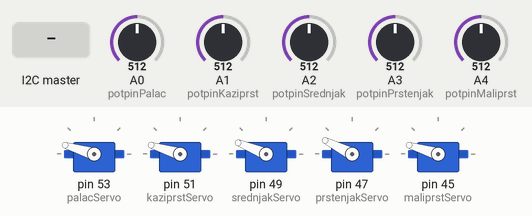
Recording of a sketch running on a simulated Arduino Mega 2560, built with avr-gcc and run on an emulated ATmega2560. On the bench: 5 × servo. The inputs (shaded band) are chosen by the test bench; at power-on: A0 (potpinPalac) = 512, A1 (potpinKaziprst) = 512, A4 (potpinMaliprst) = 512, A2 (potpinSrednjak) = 512, A3 (potpinPrstenjak) = 512.

Above: at 1.2 s.
1.3 s: A0 (potpinPalac) set to 716
At 1.6 s:
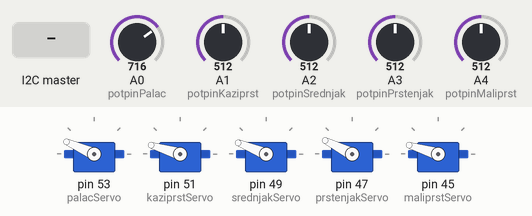
2.8 s: A1 (potpinKaziprst) set to 716
At 4.0 s:
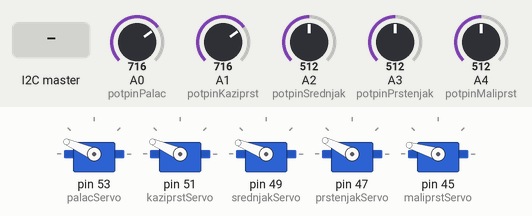
4.3 s: A4 (potpinMaliprst) set to 716
At 5.1 s:
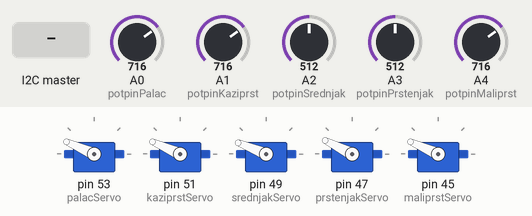
5.8 s: A2 (potpinSrednjak) set to 306
At 6.3 s:
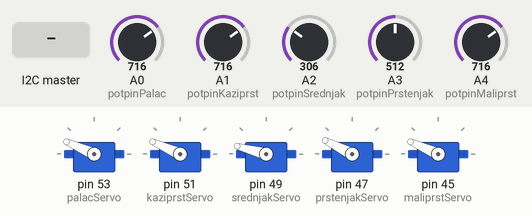
7.3 s: A3 (potpinPrstenjak) set to 306
At 8.5 s:
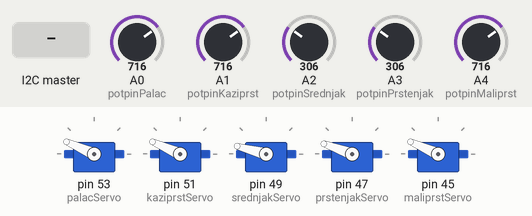
8.8 s: the I2C master sends the byte 1
At 9.5 s:
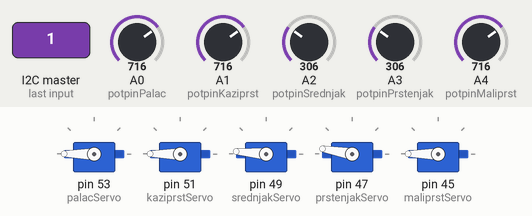
Timing chart, 0 to 11.3 s (numbered marks = the images above; inputs shaded):
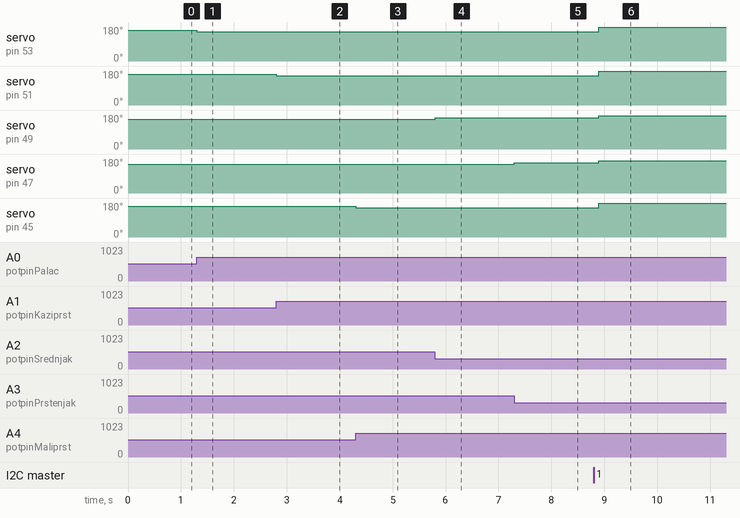

Measured:
- after the input at 1.3 s, servo on pin 53 (palacServo): 163° → 156° at once
- after the input at 2.8 s, servo on pin 51 (kaziprstServo): 163° → 156° at once
- after the input at 4.3 s, servo on pin 45 (maliprstServo): 163° → 156° at once
- after the input at 5.8 s, servo on pin 49 (srednjakServo): 158° → 165° at once
- after the input at 7.3 s, servo on pin 47 (prstenjakServo): 153° → 160° at once
- after the input at 8.8 s, servo on pin 53 (palacServo), servo on pin 51 (kaziprstServo), servo on pin 45 (maliprstServo): 156° → 180° after 0.09 s; servo on pin 49 (srednjakServo): 165° → 175° after 0.09 s; servo on pin 47 (prstenjakServo): 160° → 170° after 0.09 s

The sketch:

Zavrsni_Mega2560_.ino
```cpp
#include "arduino_secrets.h"

#include <Wire.h>
#include <Servo.h>

Servo palacServo;
Servo kaziprstServo;
Servo srednjakServo;
Servo prstenjakServo;
Servo maliprstServo;

int potpinPalac = A0;
int potpinKaziprst = A1;
int potpinSrednjak = A2;
int potpinPrstenjak = A3;
int potpinMaliprst = A4;

int palacMVal;
int kaziprstMVal;
int srednjakMVal;
int prstenjakMVal;
int maliprstMVal;

int palacDVal;
int kaziprstDVal;
int srednjakDVal;
int prstenjakDVal;
int maliprstDVal;

volatile bool flag = false;

byte myData[26];

int palacSetter = 1;
int kaziprstSetter = 6;
int srednjakSetter = 11;
int prstenjakSetter =16;
int maliprstSetter = 21;

int buttonState = 1;

int palacValue = 0;
int kaziprstValue = 0;
int srednjakValue = 0;
int prstenjakValue = 0;
int maliprstValue = 0;


void setup(){

  palacServo.attach(53);
  kaziprstServo.attach(51);
  srednjakServo.attach(49);
  prstenjakServo.attach(47);
  maliprstServo.attach(45);

  Serial.begin(115200);
  Wire.begin(10);
  Wire.onReceive(receiveEvent);


}

void loop(){

  if(flag == true){

    buttonState = myData[0];

    palacValue = wireDecoder(myData, palacSetter);

    kaziprstValue = wireDecoder(myData, kaziprstSetter);

    srednjakValue = wireDecoder(myData, srednjakSetter);

    prstenjakValue = wireDecoder(myData, prstenjakSetter);

    maliprstValue = wireDecoder(myData, maliprstSetter);

    flag = false;

    delay(90);

  }


  if(buttonState==0){

    palacDVal = map(palacValue, 0, 1023, 180, 145);

    kaziprstDVal = map(kaziprstValue, 0, 1023, 180, 145);

    srednjakDVal = map(srednjakValue, 0, 1023, 175, 141);

    prstenjakDVal = map(prstenjakValue, 0, 1023, 170, 135);

    maliprstDVal = map(maliprstValue, 0, 1023, 180, 145);

    palacServo.write(palacDVal);
    kaziprstServo.write(kaziprstDVal);
    srednjakServo.write(srednjakDVal);
    prstenjakServo.write(prstenjakDVal);
    maliprstServo.write(maliprstDVal);

  }else{

    palacMVal = analogRead(potpinPalac);
    palacMVal = map(palacMVal, 0, 1023, 180, 145);

    kaziprstMVal = analogRead(potpinKaziprst);
    kaziprstMVal = map(kaziprstMVal, 0, 1023, 180, 145);

    srednjakMVal = analogRead(potpinSrednjak);
    srednjakMVal = map(srednjakMVal, 0, 1023, 175, 141);

    prstenjakMVal = analogRead(potpinPrstenjak);
    prstenjakMVal = map(prstenjakMVal, 0, 1023, 170, 135);

    maliprstMVal = analogRead(potpinMaliprst);
    maliprstMVal = map(maliprstMVal, 0, 1023, 180, 145);

    palacServo.write(palacMVal);
    kaziprstServo.write(kaziprstMVal);
    srednjakServo.write(srednjakMVal);
    prstenjakServo.write(prstenjakMVal);
    maliprstServo.write(maliprstMVal);


  }


}

void receiveEvent(int howMany){
  if(howMany==26){
    Serial.println("Podaci proÅ¡li");
    for(int i = 0; i<howMany; i++){

      myData[i] = Wire.read();
      Serial.println(i);
      Serial.println(myData[i]);

    }
  }
  flag = true;
}

int wireDecoder(byte dataList[], int setter){

  int value=0;
  int j = setter;

  while(j < (setter+5)){

    value += dataList[j];

    j++;

  }

  return value;
}
```

arduino_secrets.h
```cpp

```
